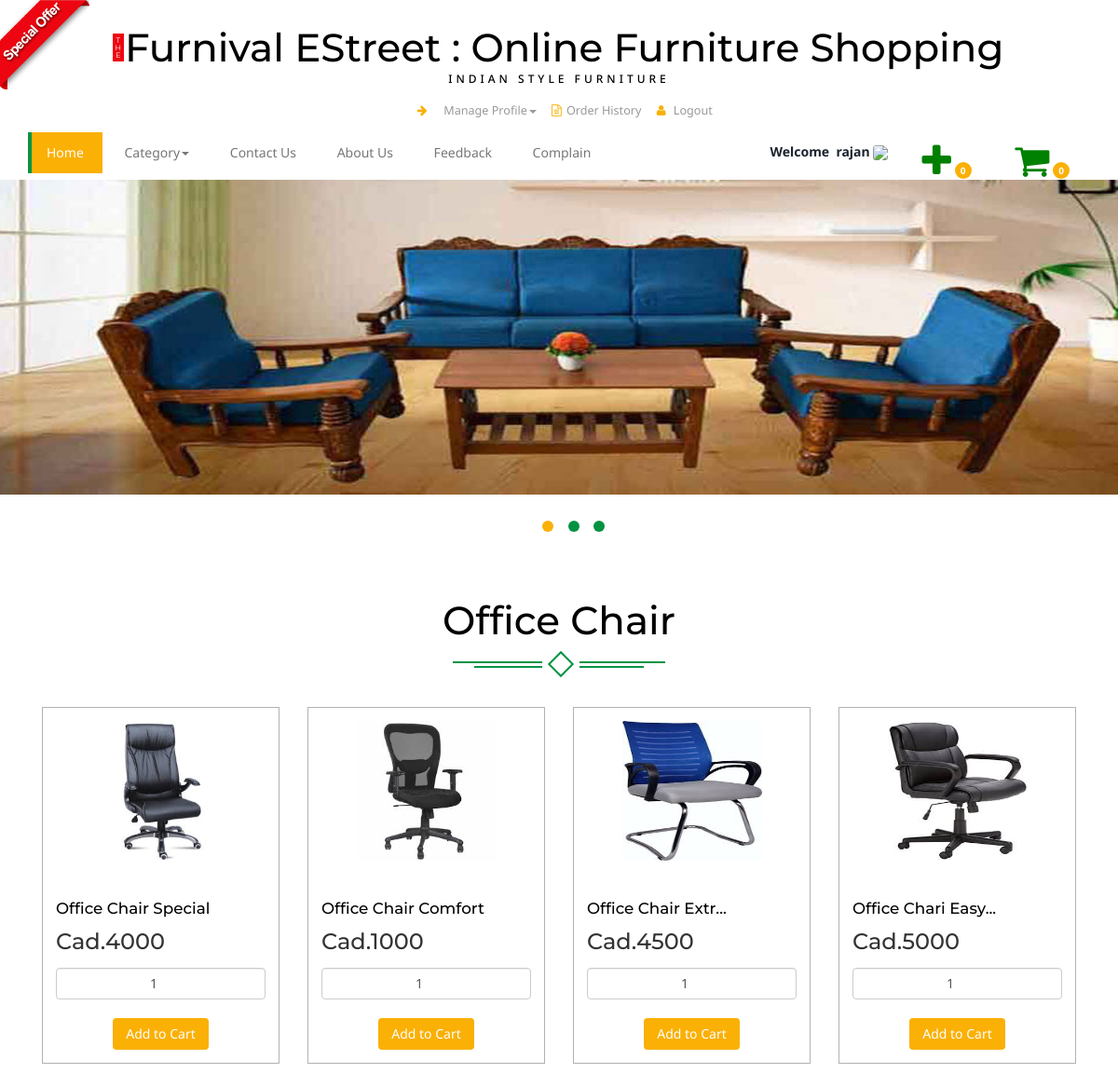
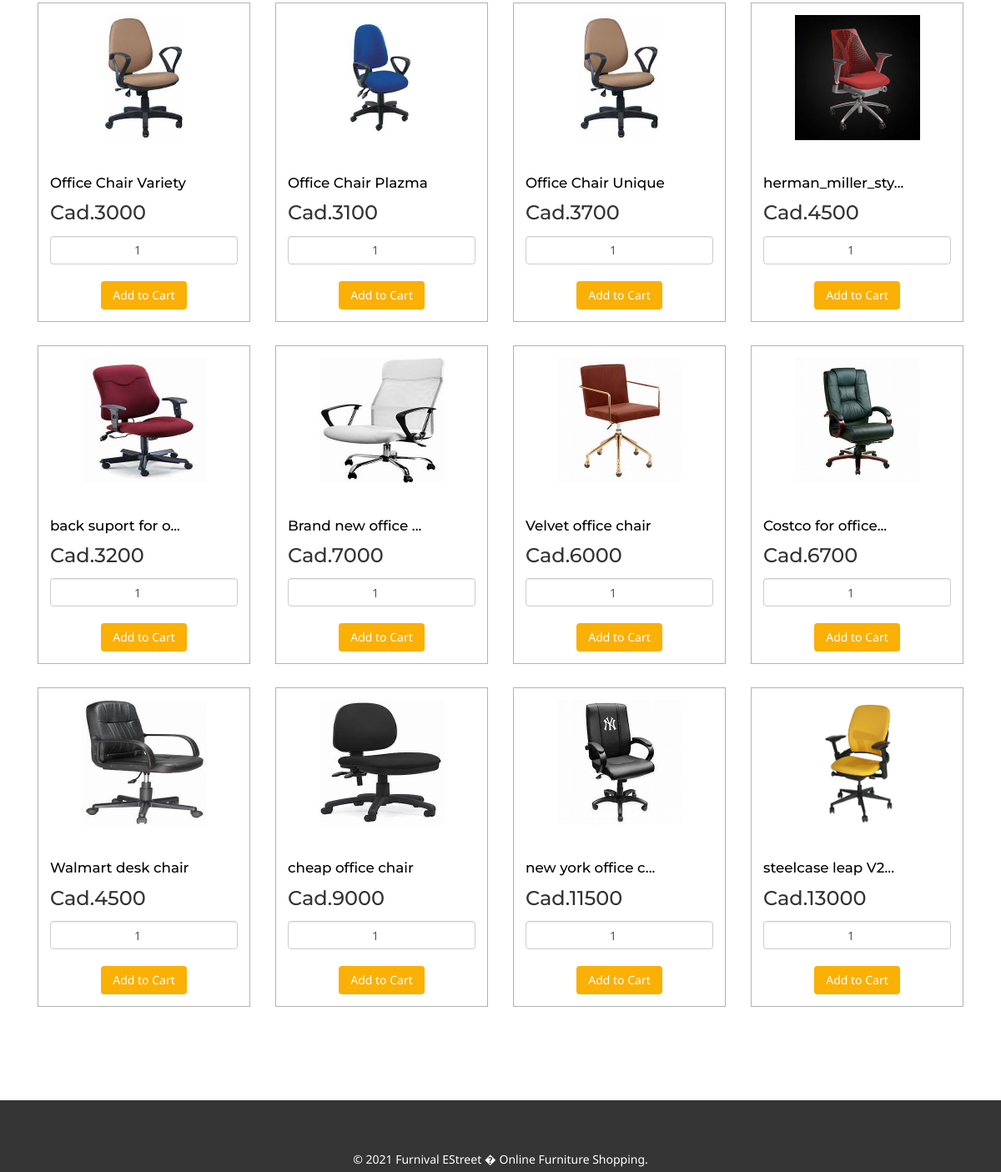
The page /user_login/view.php?cat_title=Office Chair (signed in) on the database its author committed (2 pictures, top to bottom).
### tables this page shows
CREATE TABLE IF NOT EXISTS `product` (
  `p_id` int(6) NOT NULL AUTO_INCREMENT,
  `p_name` varchar(60) NOT NULL,
  `p_price` varchar(20) NOT NULL,
  `p_mfg` date DEFAULT NULL,
  `p_img` varchar(2000) DEFAULT NULL,
  `cat_title` varchar(30) DEFAULT NULL,
  `p_desc` varchar(5000) DEFAULT NULL,
  `Qty` varchar(100) NOT NULL,
  `p_status` varchar(200) NOT NULL DEFAULT 'Available',
  `p_brand` varchar(200) NOT NULL DEFAULT '---',
  `v_email` varchar(30) NOT NULL,
  `each_qty` varchar(1000) NOT NULL,
  PRIMARY KEY (`p_id`)
);

### user_login/view.php (the view, shortened to what this page needs)
<?php include('header.php');?>
    <div id="myCarousel" class="carousel slide" data-ride="carousel">
      <ol class="carousel-indicators">
        <li data-target="#myCarousel" data-slide-to="0" class="active"></li>
        <li data-target="#myCarousel" data-slide-to="1"></li>
        <li data-target="#myCarousel" data-slide-to="2"></li>
      </ol>
      <div class="carousel-inner" role="listbox">
        <div class="item active">
           <img class="first-slide" src="../images/ba.jpg" alt="First slide">
        </div>
      </div>
    </div>
		<div class="product">
		<div class="container">
			<div class="spec ">
				<h3><?php echo $_GET['cat_title'];?></h3>
				<div class="ser-t">
					<span><i></i></span>
				</div>
			</div>
			 <?php  include("config.php");
                    $cat_title = $_GET['cat_title'];
                      $select_query= "Select * from product  where cat_title='$cat_title'";
                      $select_query_run =     mysqli_query($conn,$select_query);
                      while   ($row=   mysqli_fetch_array($select_query_run) )
                  {
              ?>
							<div class=" con-w3l">
							<form method="post" action="<?php echo $_SERVER['PHP_SELF']?>">
							<div class="col-md-3 pro-1">
								<div class="col-m">
								<a href="#" data-toggle="modal" data-target="#myModal<?php echo $row['p_id'];?>" class="offer-img">
										<img src="../image/<?= $row['p_img'];?>"  style="height:150px;  width:150px;" class="img-responsive" alt="">
									</a>
									<div class="mid-1">
										<div class="women">
											<h6><a href="single.html" ><?php  echo mb_strimwidth($row['p_name'], 0, 20, "..."); ?></a></h6>
										</div>
									<div class="mid-2">
												<h3>Cad.<?php echo $row['p_price'];?></h3>
										</div>
											<div class="add add-2">
			<input  min="1" max="10" type="number" name="quantity" value="1" class="form-control text-center" />
			<BR>
			<?php if(isset($_SESSION['c_email'])){?>
			<input type="submit" class="btn btn-danger my-cart-btn my-cart-btn1 "  name="add_to_cart"  value="Add to Cart" />
			<?php } ?>
										</div>
									</div>
								</div>
							</div>
							</FORM>
							</div>
							<?php }?>
							<div class="clearfix"></div>
						 </div>
		</div>
<?php include('footer.php');?>
</body>
</html>

### rows shown on the page
product: p_img (picture), p_name "Office Chair Special", p_price "4000"
product: p_img (picture), p_name "Office Chair Comfort", p_price "1000"
product: p_img (picture), p_name "Office Chair Extr...", p_price "4500"
product: p_img (picture), p_name "Office Chari Easy...", p_price "5000"
product: p_img (picture), p_name "Office Chair Variety", p_price "3000"
product: p_img (picture), p_name "Office Chair Plazma", p_price "3100"
product: p_img (picture), p_name "Office Chair Unique", p_price "3700"
product: p_img (picture), p_name "herman_miller_sty...", p_price "4500"
product: p_img (picture), p_name "back suport for o...", p_price "3200"
product: p_img (picture), p_name "Brand new office ...", p_price "7000"
product: p_img (picture), p_name "Velvet office chair", p_price "6000"
product: p_img (picture), p_name "Costco for office...", p_price "6700"
product: p_img (picture), p_name "Walmart desk chair", p_price "4500"
product: p_img (picture), p_name "cheap office chair", p_price "9000"
product: p_img (picture), p_name "new york office c...", p_price "11500"
product: p_img (picture), p_name "steelcase leap V2...", p_price "13000"

### other values the page prints
$count1 "0"
$_SESSION['c_f_name'] "rajan"
$_GET['cat_title'] "Office Chair"
